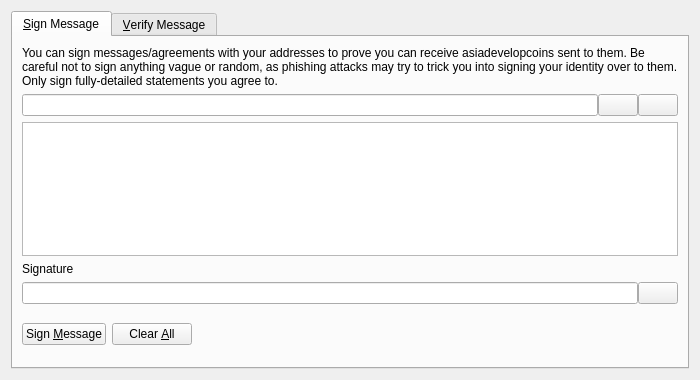
<?xml version="1.0" encoding="UTF-8"?>
<ui version="4.0">
 <class>SignVerifyMessageDialog</class>
 <widget class="QDialog" name="SignVerifyMessageDialog">
  <property name="geometry">
   <rect>
    <x>0</x>
    <y>0</y>
    <width>700</width>
    <height>380</height>
   </rect>
  </property>
  <property name="windowTitle">
   <string>Signatures - Sign / Verify a Message</string>
  </property>
  <property name="styleSheet">
   <string notr="true">QDialog#SignVerifyMessageDialog {
background-image: url(:/images/adcendbtc); 
}
</string>
  </property>
  <property name="modal">
   <bool>true</bool>
  </property>
  <layout class="QVBoxLayout" name="verticalLayout">
   <item>
    <widget class="QTabWidget" name="tabWidget">
     <property name="currentIndex">
      <number>0</number>
     </property>
     <widget class="QWidget" name="tabSignMessage">
      <attribute name="title">
       <string>&amp;Sign Message</string>
      </attribute>
      <layout class="QVBoxLayout" name="verticalLayout_SM">
       <item>
        <widget class="QLabel" name="infoLabel_SM">
         <property name="text">
          <string>You can sign messages/agreements with your addresses to prove you can receive asiadevelopcoins sent to them. Be careful not to sign anything vague or random, as phishing attacks may try to trick you into signing your identity over to them. Only sign fully-detailed statements you agree to.</string>
         </property>
         <property name="textFormat">
          <enum>Qt::PlainText</enum>
         </property>
         <property name="wordWrap">
          <bool>true</bool>
         </property>
        </widget>
       </item>
       <item>
        <layout class="QHBoxLayout" name="horizontalLayout_1_SM">
         <property name="spacing">
          <number>0</number>
         </property>
         <item>
          <widget class="QValidatedLineEdit" name="addressIn_SM">
           <property name="toolTip">
            <string>The AsiaDevelopCoin address to sign the message with</string>
           </property>
          </widget>
         </item>
         <item>
          <widget class="QPushButton" name="addressBookButton_SM">
           <property name="toolTip">
            <string>Choose previously used address</string>
           </property>
           <property name="text">
            <string/>
           </property>
           <property name="icon">
            <iconset resource="../bitcoin.qrc">
             <normaloff>:/icons/address-book</normaloff>:/icons/address-book</iconset>
           </property>
           <property name="shortcut">
            <string>Alt+A</string>
           </property>
           <property name="autoDefault">
            <bool>false</bool>
           </property>
          </widget>
         </item>
         <item>
          <widget class="QPushButton" name="pasteButton_SM">
           <property name="toolTip">
            <string>Paste address from clipboard</string>
           </property>
           <property name="text">
            <string/>
           </property>
           <property name="icon">
            <iconset resource="../bitcoin.qrc">
             <normaloff>:/icons/editpaste</normaloff>:/icons/editpaste</iconset>
           </property>
           <property name="shortcut">
            <string>Alt+P</string>
           </property>
           <property name="autoDefault">
            <bool>false</bool>
           </property>
          </widget>
         </item>
        </layout>
       </item>
       <item>
        <widget class="QPlainTextEdit" name="messageIn_SM">
         <property name="toolTip">
          <string>Enter the message you want to sign here</string>
         </property>
        </widget>
       </item>
       <item>
        <widget class="QLabel" name="signatureLabel_SM">
         <property name="text">
          <string>Signature</string>
         </property>
         <property name="textFormat">
          <enum>Qt::PlainText</enum>
         </property>
        </widget>
       </item>
       <item>
        <layout class="QHBoxLayout" name="horizontalLayout_2_SM">
         <property name="spacing">
          <number>0</number>
         </property>
         <item>
          <widget class="QLineEdit" name="signatureOut_SM">
           <property name="font">
            <font>
             <italic>true</italic>
            </font>
           </property>
           <property name="readOnly">
            <bool>true</bool>
           </property>
          </widget>
         </item>
         <item>
          <widget class="QPushButton" name="copySignatureButton_SM">
           <property name="toolTip">
            <string>Copy the current signature to the system clipboard</string>
           </property>
           <property name="text">
            <string/>
           </property>
           <property name="icon">
            <iconset resource="../bitcoin.qrc">
             <normaloff>:/icons/editcopy</normaloff>:/icons/editcopy</iconset>
           </property>
           <property name="autoDefault">
            <bool>false</bool>
           </property>
          </widget>
         </item>
        </layout>
       </item>
       <item>
        <layout class="QHBoxLayout" name="horizontalLayout_3_SM">
         <item>
          <widget class="QPushButton" name="signMessageButton_SM">
           <property name="toolTip">
            <string>Sign the message to prove you own this AsiaDevelopCoin address</string>
           </property>
           <property name="text">
            <string>Sign &amp;Message</string>
           </property>
           <property name="icon">
            <iconset resource="../bitcoin.qrc">
             <normaloff>:/icons/edit</normaloff>:/icons/edit</iconset>
           </property>
           <property name="autoDefault">
            <bool>false</bool>
           </property>
          </widget>
         </item>
         <item>
          <widget class="QPushButton" name="clearButton_SM">
           <property name="toolTip">
            <string>Reset all sign message fields</string>
           </property>
           <property name="text">
            <string>Clear &amp;All</string>
           </property>
           <property name="icon">
            <iconset resource="../bitcoin.qrc">
             <normaloff>:/icons/remove</normaloff>:/icons/remove</iconset>
           </property>
           <property name="autoDefault">
            <bool>false</bool>
           </property>
          </widget>
         </item>
         <item>
          <spacer name="horizontalSpacer_1_SM">
           <property name="orientation">
            <enum>Qt::Horizontal</enum>
           </property>
           <property name="sizeHint" stdset="0">
            <size>
             <width>40</width>
             <height>48</height>
            </size>
           </property>
          </spacer>
         </item>
         <item>
          <widget class="QLabel" name="statusLabel_SM">
           <property name="font">
            <font>
             <weight>75</weight>
             <bold>true</bold>
            </font>
           </property>
           <property name="text">
            <string/>
           </property>
           <property name="wordWrap">
            <bool>true</bool>
           </property>
          </widget>
         </item>
         <item>
          <spacer name="horizontalSpacer_2_SM">
           <property name="orientation">
            <enum>Qt::Horizontal</enum>
           </property>
           <property name="sizeHint" stdset="0">
            <size>
             <width>40</width>
             <height>48</height>
            </size>
           </property>
          </spacer>
         </item>
        </layout>
       </item>
      </layout>
     </widget>
     <widget class="QWidget" name="tabVerifyMessage">
      <attribute name="title">
       <string>&amp;Verify Message</string>
      </attribute>
      <layout class="QVBoxLayout" name="verticalLayout_VM">
       <item>
        <widget class="QLabel" name="infoLabel_VM">
         <property name="text">
          <string>Enter the receiver's address, message (ensure you copy line breaks, spaces, tabs, etc. exactly) and signature below to verify the message. Be careful not to read more into the signature than what is in the signed message itself, to avoid being tricked by a man-in-the-middle attack. Note that this only proves the signing party receives with the address, it cannot prove sendership of any transaction!</string>
         </property>
         <property name="textFormat">
          <enum>Qt::PlainText</enum>
         </property>
         <property name="alignment">
          <set>Qt::AlignLeading|Qt::AlignLeft|Qt::AlignTop</set>
         </property>
         <property name="wordWrap">
          <bool>true</bool>
         </property>
        </widget>
       </item>
       <item>
        <layout class="QHBoxLayout" name="horizontalLayout_1_VM">
         <property name="spacing">
          <number>0</number>
         </property>
         <item>
          <widget class="QValidatedLineEdit" name="addressIn_VM">
           <property name="toolTip">
            <string>The AsiaDevelopCoin address the message was signed with</string>
           </property>
          </widget>
         </item>
         <item>
          <widget class="QPushButton" name="addressBookButton_VM">
           <property name="toolTip">
            <string>Choose previously used address</string>
           </property>
           <property name="text">
            <string/>
           </property>
           <property name="icon">
            <iconset resource="../bitcoin.qrc">
             <normaloff>:/icons/address-book</normaloff>:/icons/address-book</iconset>
           </property>
           <property name="shortcut">
            <string>Alt+A</string>
           </property>
           <property name="autoDefault">
            <bool>false</bool>
           </property>
          </widget>
         </item>
        </layout>
       </item>
       <item>
        <widget class="QPlainTextEdit" name="messageIn_VM"/>
       </item>
       <item>
        <widget class="QValidatedLineEdit" name="signatureIn_VM"/>
       </item>
       <item>
        <layout class="QHBoxLayout" name="horizontalLayout_2_VM">
         <item>
          <widget class="QPushButton" name="verifyMessageButton_VM">
           <property name="toolTip">
            <string>Verify the message to ensure it was signed with the specified AsiaDevelopCoin address</string>
           </property>
           <property name="text">
            <string>Verify &amp;Message</string>
           </property>
           <property name="icon">
            <iconset resource="../bitcoin.qrc">
             <normaloff>:/icons/transaction_0</normaloff>:/icons/transaction_0</iconset>
           </property>
           <property name="autoDefault">
            <bool>false</bool>
           </property>
          </widget>
         </item>
         <item>
          <widget class="QPushButton" name="clearButton_VM">
           <property name="toolTip">
            <string>Reset all verify message fields</string>
           </property>
           <property name="text">
            <string>Clear &amp;All</string>
           </property>
           <property name="icon">
            <iconset resource="../bitcoin.qrc">
             <normaloff>:/icons/remove</normaloff>:/icons/remove</iconset>
           </property>
           <property name="autoDefault">
            <bool>false</bool>
           </property>
          </widget>
         </item>
         <item>
          <spacer name="horizontalSpacer_1_VM">
           <property name="orientation">
            <enum>Qt::Horizontal</enum>
           </property>
           <property name="sizeHint" stdset="0">
            <size>
             <width>40</width>
             <height>48</height>
            </size>
           </property>
          </spacer>
         </item>
         <item>
          <widget class="QLabel" name="statusLabel_VM">
           <property name="font">
            <font>
             <weight>75</weight>
             <bold>true</bold>
            </font>
           </property>
           <property name="text">
            <string/>
           </property>
           <property name="wordWrap">
            <bool>true</bool>
           </property>
          </widget>
         </item>
         <item>
          <spacer name="horizontalSpacer_2_VM">
           <property name="orientation">
            <enum>Qt::Horizontal</enum>
           </property>
           <property name="sizeHint" stdset="0">
            <size>
             <width>40</width>
             <height>48</height>
            </size>
           </property>
          </spacer>
         </item>
        </layout>
       </item>
      </layout>
     </widget>
    </widget>
   </item>
  </layout>
 </widget>
 <customwidgets>
  <customwidget>
   <class>QValidatedLineEdit</class>
   <extends>QLineEdit</extends>
   <header>qvalidatedlineedit.h</header>
  </customwidget>
 </customwidgets>
 <resources>
  <include location="../bitcoin.qrc"/>
 </resources>
 <connections/>
</ui>
